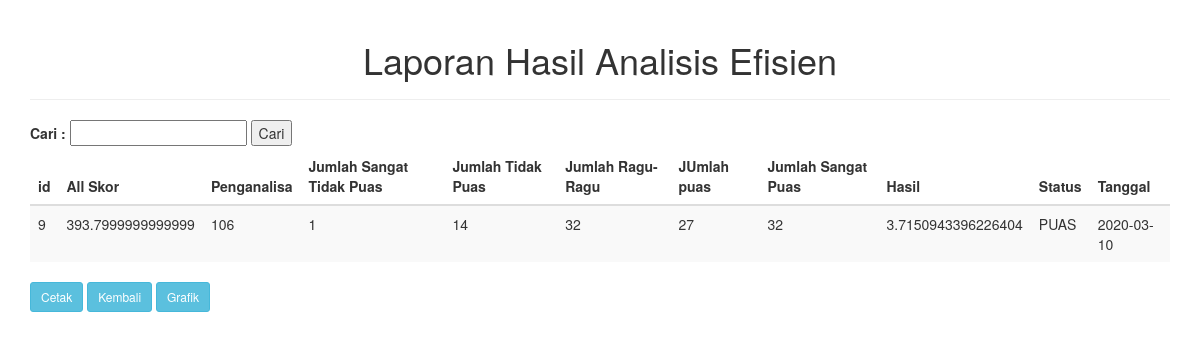
The page /admin/tampilresulte.php on the database its author committed.
### tables this page shows
CREATE TABLE `r_efisien` (
  `id` int(11) NOT NULL,
  `allskor` double NOT NULL,
  `penganalisa` int(11) NOT NULL,
  `jstp` double NOT NULL,
  `jtp` double NOT NULL,
  `jrg` double NOT NULL,
  `jp` double NOT NULL,
  `jsp` double NOT NULL,
  `hasil` double NOT NULL,
  `status` varchar(25) NOT NULL,
  `tanggal` text NOT NULL
);

### admin/tampilresulte.php (the view, shortened to what this page needs)
<!DOCTYPE HTML>
<html>
<head>
	<link href="css1/bootstrap.css" rel="stylesheet">
</head>
<?php
			$data=mysql_query("select *from r_efisien");
?>
<body>
<div class="container">
	<div class="page-header" align="center"><h1>Laporan Hasil Analisis Efisien</h1></div>
	<form action="tampilresulte.php" method="get">
		<label>Cari :</label>
		<input type="text" name="cari">
		<input type="submit" value="Cari">
	</form>
	<table class="table table-striped">
		<thead>
			<th>id</th>
			<th>All Skor</th>
			<th>Penganalisa</th>
			<th>Jumlah Sangat Tidak Puas</th>
			<th>Jumlah Tidak Puas</th>
			<th>Jumlah Ragu-Ragu</th>
			<th>JUmlah puas</th>
			<th>Jumlah Sangat Puas</th>
			<th>Hasil</th>
			<th>Status</th>
		    <th>Tanggal</th>
		</thead>
		<tbody>
	<?php
		if(isset($_GET['cari'])){
			$cari = $_GET['cari'];
			$data = mysql_query("select * from r_efisien where id like '%".$cari."%'");
		}else{
		$data = mysql_query("select * from r_efisien");
	}
		while($d=mysql_fetch_array($data)){
		?>
			<td><?php echo $d['id']; ?></td>
			<td><?php echo $d['allskor']; ?></td>
			<td><?php echo $d['penganalisa']; ?></td>
		    <td><?php echo $d['jstp']; ?></td>
			<td><?php echo $d['jtp']; ?></td>
			<td><?php echo $d['jrg']; ?></td>
			<td><?php echo $d['jp']; ?></td>
			<td><?php echo $d['jsp']; ?></td>
			<td><?php echo $d['hasil']; ?></td>
	    	<td><?php echo $d['status']; ?></td>
			<td><?php echo $d['tanggal']; ?></td>
		</tbody>
		<?php
		}
	?>
	</table>
	<a class="btn btn-info btn-sm" href="cetakresulte.php" target="blank">Cetak</a>
	<a class="btn btn-info btn-sm" href="dashboard.php">Kembali</a>
		<a class="btn btn-info btn-sm" href="diagrame.php">Grafik</a>
</div>
</body>
</html>

### rows shown on the page
r_efisien: id "9", allskor "393.7999999999999", penganalisa "106", jstp "1", jtp "14", jrg "32", jp "27", jsp "32", hasil "3.7150943396226404", status "PUAS", tanggal "2020-03-10"
